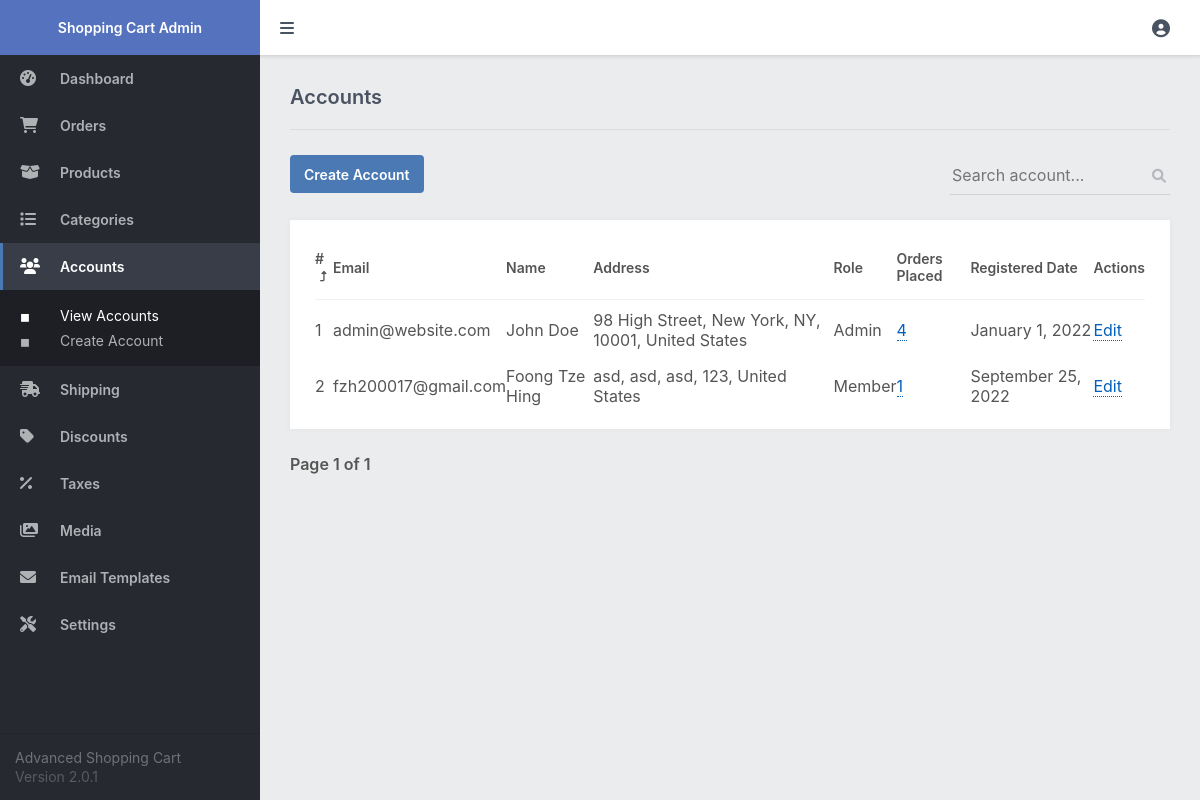
The app's page /admin/index.php?page=accounts (signed in) with its own data.
### tables this page shows
CREATE TABLE `accounts` (
  `id` int(11) NOT NULL,
  `email` varchar(255) NOT NULL,
  `password` varchar(255) NOT NULL,
  `role` enum('Member','Admin') NOT NULL DEFAULT 'Member',
  `first_name` varchar(100) NOT NULL,
  `last_name` varchar(100) NOT NULL,
  `address_street` varchar(255) NOT NULL,
  `address_city` varchar(100) NOT NULL,
  `address_state` varchar(100) NOT NULL,
  `address_zip` varchar(50) NOT NULL,
  `address_country` varchar(100) NOT NULL,
  `registered` datetime NOT NULL DEFAULT current_timestamp()
);

### admin/index.php (called while the page is built, shortened)
<?php
include '../functions.php';
$page = isset($_GET['page']) && file_exists($_GET['page'] . '.php') ? $_GET['page'] : 'dashboard';
include $page . '.php';
?>

### admin/accounts.php (the view, shortened to what this page needs)
<?php
$pagination_page = isset($_GET['pagination_page']) ? $_GET['pagination_page'] : 1;
$search = isset($_GET['search']) ? $_GET['search'] : '';
$order = isset($_GET['order']) && $_GET['order'] == 'DESC' ? 'DESC' : 'ASC';
$order_by_whitelist = ['id','email','first_name','role','registered'];
$order_by = isset($_GET['order_by']) && in_array($_GET['order_by'], $order_by_whitelist) ? $_GET['order_by'] : 'id';
$results_per_page = 20;
$param1 = ($pagination_page - 1) * $results_per_page;
$param2 = $results_per_page;
$where = '';
$where .= $search ? 'WHERE (a.email LIKE :search OR a.first_name LIKE :search OR a.last_name LIKE :search) ' : '';
$stmt = $pdo->prepare('SELECT COUNT(*) AS total FROM accounts a ' . $where);
$stmt->execute();
$accounts_total = $stmt->fetchColumn();
$stmt = $pdo->prepare('SELECT a.*, count(t.id) AS orders FROM accounts a LEFT JOIN transactions t ON t.account_id = a.id ' . $where . ' GROUP BY a.id, a.email, a.password, a.role, a.first_name, a.last_name, a.address_street, a.address_city, a.address_state, a.address_zip, a.address_country, a.registered ORDER BY ' . $order_by . ' ' . $order . ' LIMIT :start_results,:num_results');
$stmt->bindParam('start_results', $param1, PDO::PARAM_INT);
$stmt->bindParam('num_results', $param2, PDO::PARAM_INT);
$stmt->execute();
$accounts = $stmt->fetchAll(PDO::FETCH_ASSOC);
$url = 'index.php?page=accounts&search=' . $search;
?>
<?=template_admin_header('Accounts', 'accounts', 'view')?>
<div class="content-title">
    <h2>Accounts</h2>
</div>
<div class="content-header responsive-flex-column pad-top-5">
    <a href="index.php?page=account" class="btn">Create Account</a>
    <form action="" method="get">
        <div class="search">
            <label for="search">
                <input id="search" type="text" name="search" placeholder="Search account..." value="<?=htmlspecialchars($search, ENT_QUOTES)?>" class="responsive-width-100">
                <i class="fas fa-search"></i>
            </label>
        </div>
    </form>
</div>
<div class="content-block">
    <div class="table">
        <table>
            <thead>
                <tr>
                    <td class="responsive-hidden"><a href="<?=$url . '&order=' . ($order=='ASC'?'DESC':'ASC') . '&order_by=id'?>">#</a></td>
                    <td><a href="<?=$url . '&order=' . ($order=='ASC'?'DESC':'ASC') . '&order_by=email'?>">Email</a></td>
                    <td><a href="<?=$url . '&order=' . ($order=='ASC'?'DESC':'ASC') . '&order_by=first_name'?>">Name</a></td>
                    <td class="responsive-hidden">Address</td>
                    <td class="responsive-hidden"><a href="<?=$url . '&order=' . ($order=='ASC'?'DESC':'ASC') . '&order_by=role'?>">Role</a></td>
                    <td class="responsive-hidden">Orders Placed</td>
                    <td class="responsive-hidden"><a href="<?=$url . '&order=' . ($order=='ASC'?'DESC':'ASC') . '&order_by=registered'?>">Registered Date</a></td>
                    <td>Actions</td>
                </tr>
            </thead>
            <tbody>
                <?php if (empty($accounts)): ?>
                <tr>
                    <td colspan="8" style="text-align:center;">There are no accounts</td>
                </tr>
                <?php else: ?>
                <?php foreach ($accounts as $account): ?>
                <tr>
                    <td class="responsive-hidden"><?=$account['id']?></td>
                    <td><?=htmlspecialchars($account['email'], ENT_QUOTES)?></td>
                    <td><?=htmlspecialchars($account['first_name'], ENT_QUOTES)?> <?=htmlspecialchars($account['last_name'], ENT_QUOTES)?></td>
                    <td class="responsive-hidden">
                        <?=htmlspecialchars($account['address_street'], ENT_QUOTES)?><?=$account['address_street']?', ':''?>
                        <?=htmlspecialchars($account['address_city'], ENT_QUOTES)?><?=$account['address_city']?', ':''?>
                        <?=htmlspecialchars($account['address_state'], ENT_QUOTES)?><?=$account['address_state']?', ':''?>
                        <?=htmlspecialchars($account['address_zip'], ENT_QUOTES)?><?=$account['address_zip']?', ':''?>
                        <?=htmlspecialchars($account['address_country'], ENT_QUOTES)?>
                    </td>
                    <td class="responsive-hidden"><?=$account['role']?></td>
                    <td class="responsive-hidden"><a href="index.php?page=orders&account_id=<?=$account['id']?>" class="link1"><?=number_format($account['orders'])?></a></td>
                    <td class="responsive-hidden"><?=date('F j, Y', strtotime($account['registered']))?></td>
                    <td><a href="index.php?page=account&id=<?=$account['id']?>" class="link1">Edit</a></td>
                </tr>
                <?php endforeach; ?>
                <?php endif; ?>
            </tbody>
        </table>
    </div>
</div>
<div class="pagination">
    <span>Page <?=$pagination_page?> of <?=ceil($accounts_total / $results_per_page) == 0 ? 1 : ceil($accounts_total / $results_per_page)?></span>
</div>
<?=template_admin_footer()?>

### admin/admin.css (style rules this page uses)
* { box-sizing: border-box; font-family: -apple-system, BlinkMacSystemFont, "segoe ui", roboto, oxygen, ubuntu, cantarell, "fira sans", "droid sans", "helvetica neue", Arial, sans-serif; font-size: 16px; }
html { height: 100%; }
body { position: relative; min-height: 100%; color: #555555; background-color: #ebeced; margin: 0; }
h1, h2, h3, h4, h5 { color: #4a5361; margin: 0; padding: 0; }
main h2 { font-size: 20px; padding-bottom: 20px; font-weight: 600; }
main .content-title { border-bottom: 1px solid #dbdddf; display: flex; }
main .content-title h2 { flex: 1; }
main .content-header { display: flex; justify-content: space-between; }
main .content-header form { display: flex; justify-content: space-between; }
main .content-header form .search input, main .content-header form > select { background-color: transparent; outline: none; border: none; height: 40px; width: 220px; border-bottom: 1px solid #d0d3d5; padding-right: 25px; margin-left: 10px; }
main .content-header .search label { position: relative; }
main .content-header .search i { position: absolute; right: 4px; top: 4px; bottom: 0; font-size: 14px; margin-top: auto; margin-bottom: auto; color: #b5b9bd; }
main .content-block { background-color: #fff; margin-top: 25px; padding: 15px; box-shadow: 0px 0px 5px 1px rgba(0, 0, 0, 0.03); overflow: hidden; }
main .pagination { display: flex; align-items: center; padding: 25px 0; }
main .pagination span { font-weight: 600; }
.table { overflow-x: auto; padding: 0 10px; }
.table table { width: 100%; border-collapse: collapse; }
.table table thead td { font-weight: 600; font-size: 14px; padding: 15px 0; }
.table table thead td a { font-weight: inherit; font-size: inherit; color: inherit; text-decoration: none; }
.table table thead tr { border-bottom: 1px solid #f0f1f2; }
.table table tbody tr:first-child td { padding-top: 10px; }
.table table tbody td { padding: 8px 0; }
.link1, .link2 { text-decoration: none; color: #0060ba; border-bottom: 1px dotted; margin: 0 5px 0 0; }
.btn { display: inline-flex; align-items: center; justify-content: center; text-decoration: none; appearance: none; cursor: pointer; border: 0; background: #4a79b4; color: #FFFFFF; padding: 0 14px; font-size: 14px; font-weight: 600; border-radius: 4px; height: 38px; }
.pad-top-5 { padding-top: 25px; }

### records on screen
accounts: id "1", email "admin@website.com", first_name "John", last_name "Doe", address_street "98 High Street", address_city "New York", address_state "NY", address_zip "10001", address_country "United States", role "Admin", orders "4", registered "January 1, 2022"
accounts: id "2", email "fzh200017@gmail.com", first_name "Foong", last_name "Tze Hing", address_street "asd", address_city "asd", address_state "asd", address_zip "123", address_country "United States", role "Member", orders "1", registered "September 25, 2022"

### other values on screen
$pagination_page "1"
ceil($accounts_total / $results_per_page) "1"
